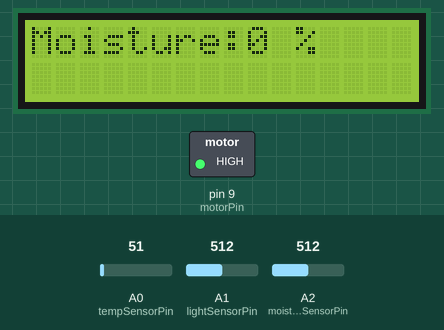
This sketch was run on a simulated Arduino Uno, built with avr-gcc and run on an emulated ATmega328P. Shown: 16×2 character LCD, switched loads named in the sketch (green lamp = pin HIGH). The test bench sets the inputs (shaded band); at power-on: A2 (moistureSensorPin) = 512, A0 (tempSensorPin) = 51, A1 (lightSensorPin) = 512.

Above: at 1.2 s.
1.3 s: A2 (moistureSensorPin) set to 355
At 3.6 s:
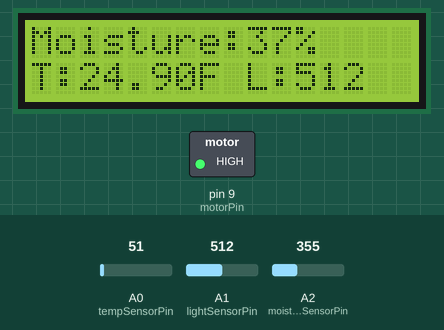
9.0 s: A2 (moistureSensorPin) set to 329
At 9.8 s:
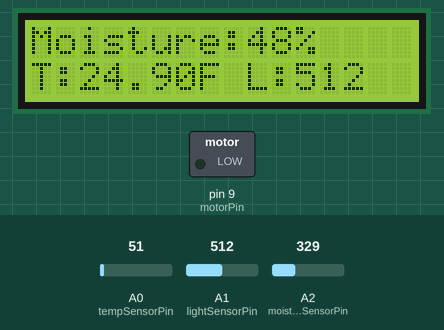
12.9 s: A0 (tempSensorPin) set to 61
At 13.6 s:
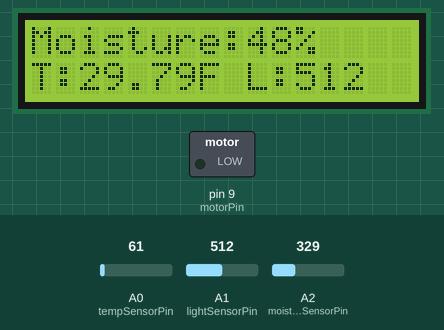
16.8 s: A1 (lightSensorPin) set to 716
At 17.4 s:
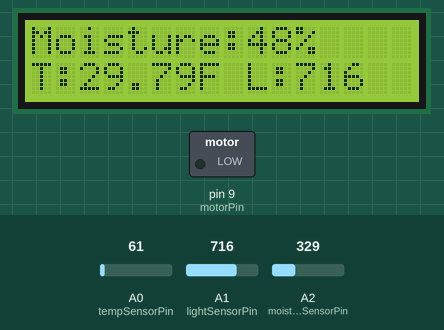
20.7 s: A0 (tempSensorPin) set to 71
At 22.4 s:
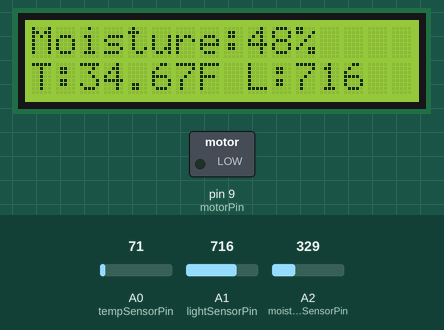
24.6 s: A1 (lightSensorPin) set to 900
At 26.2 s:
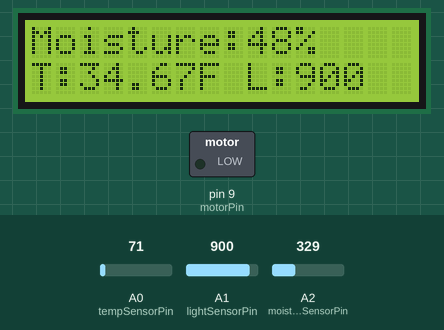
Timing chart, 0 to 27.7 s (numbered marks = the images above; inputs shaded):
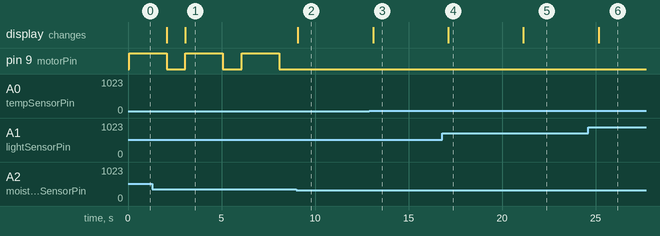

The sketch:

project.ino
```cpp
#include <LiquidCrystal.h>
// Pin constants
const int tempSensorPin = A0;
const int lightSensorPin = A1;
const int moistureSensorPin = A2;
const int motorPin = 9;

// Moisture Sensor constants
const int AirValue = 444;   // value when dry
const int WaterValue = 208; // value when wet

// Variables
float tempSensorValue;
float voltageOut;
int lightValue;
float temperatureF;
int soilMoistureValue = 0;
int soilmoisturepercent=0;

// Setup LCD pins
LiquidCrystal lcd(12, 11, 5, 4, 3, 2);

void setup() {
  // Set pins as input/output
  pinMode(tempSensorPin, INPUT);
  pinMode(lightSensorPin, INPUT);
  pinMode(moistureSensorPin, INPUT);
  pinMode(motorPin, OUTPUT);

  // Begin LCD function
  lcd.begin(16, 2);
}

void loop() {
  // Read Sensor Value
  tempSensorValue = analogRead(tempSensorPin);    //Read the analog
  // Convert to Farenheit
  voltageOut = (tempSensorValue * 5000) / 1024;
  temperatureF = voltageOut / 10;

  // Read Photoresistor Value
  lightValue = analogRead(lightSensorPin);

  // Read Moisture Value
  soilMoistureValue = analogRead(A2);
  soilmoisturepercent = map(soilMoistureValue, AirValue, WaterValue, 0, 100);

  // Set motor to off
  digitalWrite(motorPin, LOW);

  // Print moisture sensor values to row 0
  lcd.setCursor(0, 0);
  lcd.print("Moisture:");
  if(soilmoisturepercent >= 100)
  {
    lcd.print("100 %");
  }
  else if(soilmoisturepercent <=0)
  {
    lcd.print("0 %");
  }
  else if(soilmoisturepercent >0 && soilmoisturepercent < 100)
  {
    lcd.print(soilmoisturepercent);
    lcd.print("%");
    lcd.print("  ");
  }

  if (soilmoisturepercent <= 40)
  {
    digitalWrite(motorPin, HIGH);
    delay(2000);
    digitalWrite(motorPin, LOW);
  }

  // Print Temp and Light values to LCD row 1
  lcd.setCursor(0, 1);
  lcd.print("T:");
  lcd.print(temperatureF);
  lcd.print("F");
  lcd.print(" L:");
  lcd.print(lightValue);
  lcd.print(" ");

  // Update every 1000 ms
  delay(1000);
}
```

Measured:
- the behaviour switches between 348 and 347 on A2 (moistureSensorPin) (found by bisection; images 1 and 2)
- after the input at 1.3 s, the display: first differs from a run without the input after 1.8 s (image 1)
- after the input at 9.0 s, pin 9 (motorPin): stays LOW (without the input it goes to HIGH after 0.08 s); the display: changes after 0.08 s (image 2)
- after the input at 12.9 s, the display: changes after 0.20 s (image 3)
- after the input at 16.8 s, the display: changes after 0.32 s (image 4)
- after the input at 20.7 s, the display: changes after 0.44 s (image 5)
- after the input at 24.6 s, the display: changes after 0.56 s (image 6)
- by itself, pin 9 (motorPin): alternates HIGH for 2.0 s and LOW for 1.0 s
